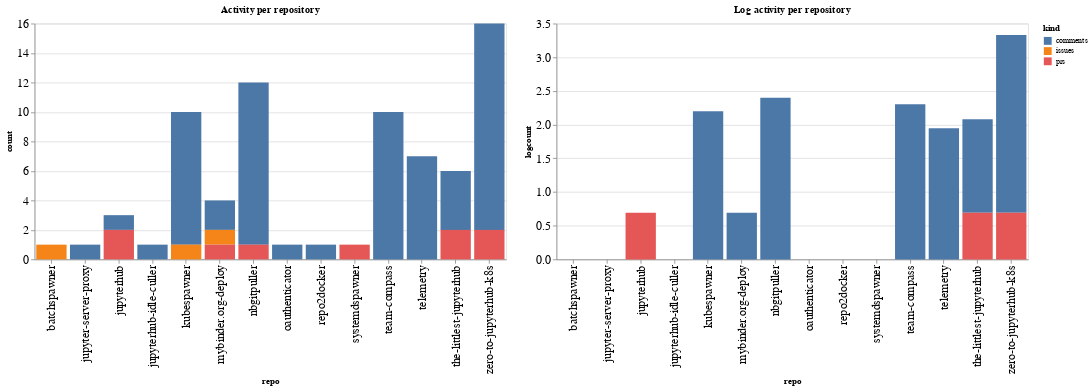

Notebook cell for this chart:
### Code cell
ch1 = alt.Chart(repo_summaries, width=600, title="Activity per repository").mark_bar().encode(
    x='repo',
    y='count',
    color='kind',
    tooltip="kind"
)

ch2 = alt.Chart(repo_summaries, width=600, title="Log activity per repository").mark_bar().encode(
    x='repo',
    y='logcount',
    color='kind',
    tooltip="kind"
)

ch1 | ch2

### Figure 1 — Vega-Lite specification as saved in the notebook (floating-point values rounded to 4 significant figures)
{"config": {"axisLeft": {"labelFontSize": 15}, "axisBottom": {"labelFontSize": 15}}, "hconcat": [{"mark": "bar", "encoding": {"color": {"type": "nominal", "field": "kind"}, "tooltip": {"type": "nominal", "field": "kind"}, "x": {"type": "nominal", "field": "repo"}, "y": {"type": "quantitative", "field": "count"}}, "title": "Activity per repository", "width": 600}, {"mark": "bar", "encoding": {"color": {"type": "nominal", "field": "kind"}, "tooltip": {"type": "nominal", "field": "kind"}, "x": {"type": "nominal", "field": "repo"}, "y": {"type": "quantitative", "field": "logcount"}}, "title": "Log activity per repository", "width": 600}], "data": {"name": "data-26f6ce0e1931ce528e14753df10ed7f5"}, "$schema": "https://vega.github.io/schema/vega-lite/v4.8.1.json", "datasets": {"data-26f6ce0e1931ce528e14753df10ed7f5": [{"repo": "batchspawner", "kind": "issues", "count": 1, "logcount": 0.0}, {"repo": "jupyter-server-proxy", "kind": "comments", "count": 1, "logcount": 0.0}, {"repo": "jupyterhub", "kind": "comments", "count": 1, "logcount": 0.0}, {"repo": "jupyterhub", "kind": "prs", "count": 2, "logcount": 0.6931}, {"repo": "jupyterhub-idle-culler", "kind": "comments", "count": 1, "logcount": 0.0}, {"repo": "kubespawner", "kind": "comments", "count": 9, "logcount": 2.197}, {"repo": "kubespawner", "kind": "issues", "count": 1, "logcount": 0.0}, {"repo": "mybinder.org-deploy", "kind": "comments", "count": 2, "logcount": 0.6931}, {"repo": "mybinder.org-deploy", "kind": "issues", "count": 1, "logcount": 0.0}, {"repo": "mybinder.org-deploy", "kind": "prs", "count": 1, "logcount": 0.0}, {"repo": "nbgitpuller", "kind": "comments", "count": 11, "logcount": 2.398}, {"repo": "nbgitpuller", "kind": "prs", "count": 1, "logcount": 0.0}, {"repo": "oauthenticator", "kind": "comments", "count": 1, "logcount": 0.0}, {"repo": "repo2docker", "kind": "comments", "count": 1, "logcount": 0.0}, {"repo": "systemdspawner", "kind": "prs", "count": 1, "logcount": 0.0}, {"repo": "team-compass", "kind": "comments", "count": 10, "logcount": 2.303}, {"repo": "telemetry", "kind": "comments", "count": 7, "logcount": 1.946}, {"repo": "the-littlest-jupyterhub", "kind": "comments", "count": 4, "logcount": 1.386}, {"repo": "the-littlest-jupyterhub", "kind": "prs", "count": 2, "logcount": 0.6931}, {"repo": "zero-to-jupyterhub-k8s", "kind": "comments", "count": 14, "logcount": 2.639}, {"repo": "zero-to-jupyterhub-k8s", "kind": "prs", "count": 2, "logcount": 0.6931}]}}
